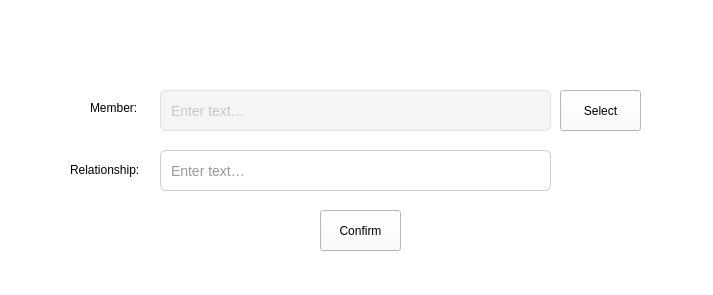
<?xml version="1.0" encoding="UTF-8"?>
<ui version="4.0">
 <class>Form</class>
 <widget class="QWidget" name="Form">
  <property name="geometry">
   <rect>
    <x>0</x>
    <y>0</y>
    <width>713</width>
    <height>295</height>
   </rect>
  </property>
  <property name="windowTitle">
   <string>Form</string>
  </property>
  <property name="styleSheet">
   <string notr="true">background-color: white;</string>
  </property>
  <widget class="QLabel" name="label_3">
   <property name="geometry">
    <rect>
     <x>90</x>
     <y>100</y>
     <width>61</width>
     <height>16</height>
    </rect>
   </property>
   <property name="font">
    <font>
     <pointsize>9</pointsize>
    </font>
   </property>
   <property name="text">
    <string>Member:</string>
   </property>
  </widget>
  <widget class="QLineEdit" name="line_member">
   <property name="enabled">
    <bool>false</bool>
   </property>
   <property name="geometry">
    <rect>
     <x>160</x>
     <y>90</y>
     <width>391</width>
     <height>41</height>
    </rect>
   </property>
   <property name="maximumSize">
    <size>
     <width>500</width>
     <height>16777215</height>
    </size>
   </property>
   <property name="font">
    <font>
     <pointsize>-1</pointsize>
     <underline>false</underline>
    </font>
   </property>
   <property name="styleSheet">
    <string notr="true">/* Base QLineEdit styling */
QLineEdit {
    background-color: #fff;           /* white background */
    border: 1px solid #ccc;           /* light gray border */
    border-radius: 6px;               /* rounded corners */
    padding: 6px 8px;                 /* vertical/horizontal padding */
    font-size: 14px;                  /* sensible text size */
    color: #333;                      /* dark text */
}

/* Hover state: slightly darker border */
QLineEdit:hover {
    border: 1px solid #999;
}

/* Focus state: blue glow and stronger border */
QLineEdit:focus {
    border: 1px solid #409EFF;        /* blue accent */
    outline: none;                    /* remove default focus ring */
    
}

/* Disabled state: muted look */
QLineEdit:disabled {
    background-color: #f5f5f5;
    border: 1px solid #e0e0e0;
    color: #999;
}

/* Placeholder text styling */
QLineEdit[echoMode=&quot;0&quot;] {            /* only applies when not password mode */
    qproperty-placeholderText: &quot;Enter text…&quot;;
}
QLineEdit::placeholder {
    color: #999;
    font-style: italic;
}
</string>
   </property>
   <property name="text">
    <string/>
   </property>
   <property name="placeholderText">
    <string>Enter text…</string>
   </property>
  </widget>
  <widget class="QPushButton" name="member_btn">
   <property name="geometry">
    <rect>
     <x>560</x>
     <y>90</y>
     <width>81</width>
     <height>41</height>
    </rect>
   </property>
   <property name="text">
    <string>Select</string>
   </property>
  </widget>
  <widget class="QLineEdit" name="line_relationship">
   <property name="enabled">
    <bool>true</bool>
   </property>
   <property name="geometry">
    <rect>
     <x>160</x>
     <y>150</y>
     <width>391</width>
     <height>41</height>
    </rect>
   </property>
   <property name="maximumSize">
    <size>
     <width>500</width>
     <height>16777215</height>
    </size>
   </property>
   <property name="font">
    <font>
     <pointsize>-1</pointsize>
     <underline>false</underline>
    </font>
   </property>
   <property name="styleSheet">
    <string notr="true">/* Base QLineEdit styling */
QLineEdit {
    background-color: #fff;           /* white background */
    border: 1px solid #ccc;           /* light gray border */
    border-radius: 6px;               /* rounded corners */
    padding: 6px 8px;                 /* vertical/horizontal padding */
    font-size: 14px;                  /* sensible text size */
    color: #333;                      /* dark text */
}

/* Hover state: slightly darker border */
QLineEdit:hover {
    border: 1px solid #999;
}

/* Focus state: blue glow and stronger border */
QLineEdit:focus {
    border: 1px solid #409EFF;        /* blue accent */
    outline: none;                    /* remove default focus ring */
   
}

/* Disabled state: muted look */
QLineEdit:disabled {
    background-color: #f5f5f5;
    border: 1px solid #e0e0e0;
    color: #999;
}

/* Placeholder text styling */
QLineEdit[echoMode=&quot;0&quot;] {            /* only applies when not password mode */
    qproperty-placeholderText: &quot;Enter text…&quot;;
}
QLineEdit::placeholder {
    color: #999;
    font-style: italic;
}
</string>
   </property>
   <property name="text">
    <string/>
   </property>
   <property name="placeholderText">
    <string>Enter text…</string>
   </property>
  </widget>
  <widget class="QLabel" name="label_4">
   <property name="geometry">
    <rect>
     <x>70</x>
     <y>160</y>
     <width>81</width>
     <height>20</height>
    </rect>
   </property>
   <property name="font">
    <font>
     <pointsize>9</pointsize>
    </font>
   </property>
   <property name="text">
    <string>Relationship:</string>
   </property>
  </widget>
  <widget class="QPushButton" name="confirm_btn">
   <property name="geometry">
    <rect>
     <x>320</x>
     <y>210</y>
     <width>81</width>
     <height>41</height>
    </rect>
   </property>
   <property name="text">
    <string>Confirm</string>
   </property>
  </widget>
 </widget>
 <resources/>
 <connections/>
</ui>
